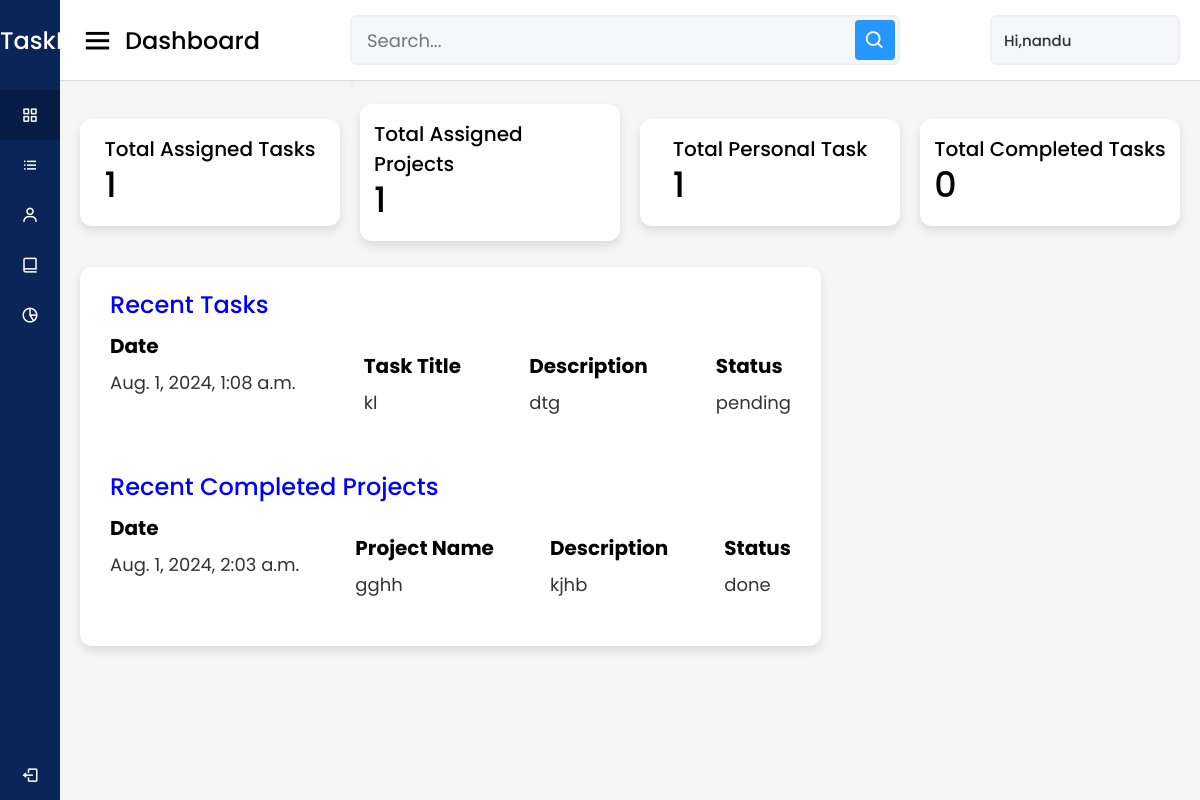
The app's page / (signed in), older data.
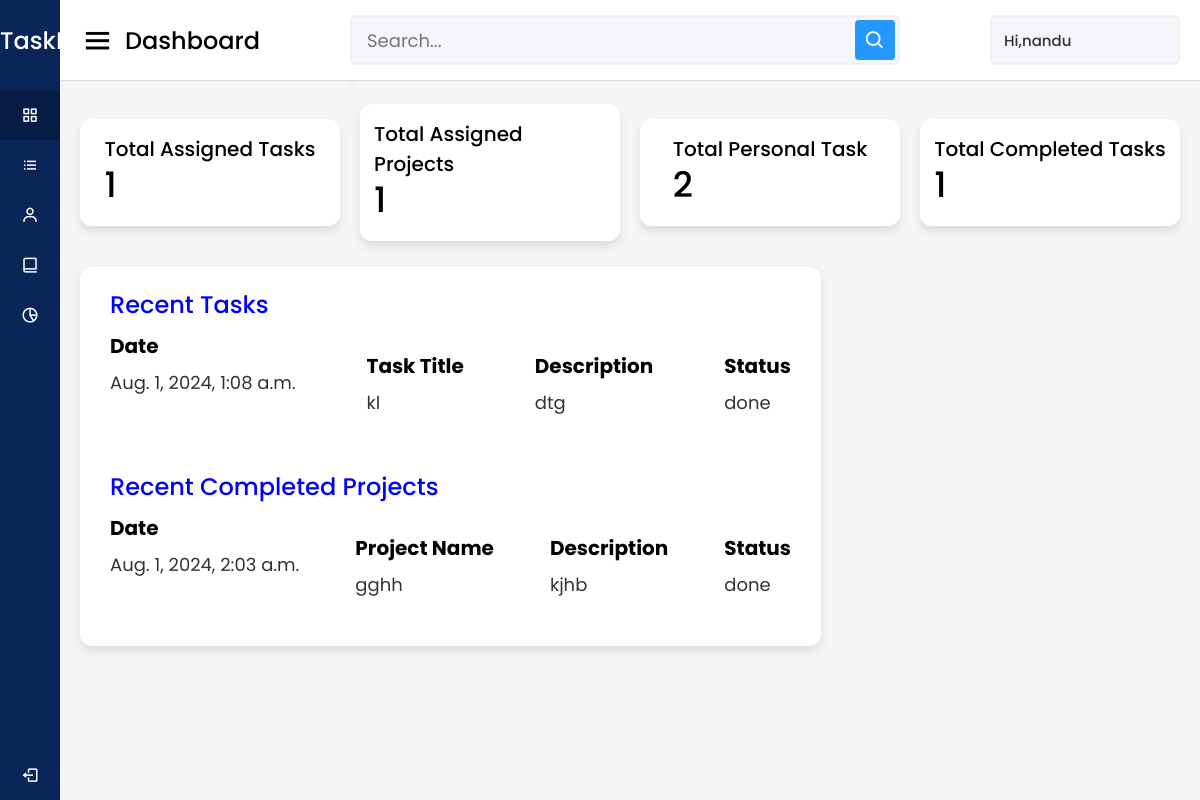
The same page, newer data.
### admin_app/models.py (models this page shows, shortened)
class Task(models.Model):
    PRIORITY_CHOICES = (
        ('low', 'Low'),
        ('medium', 'Medium'),
        ('high', 'High'),
    )
    STATUS_CHOICES=(
        ('pending','Pending'),
        ('done','Done'),
        ('not started','Not started'),
        ('skipped','Skipped'),
    )
    task_id = models.AutoField(primary_key=True)
    task_title = models.CharField(max_length=100)
    description = models.TextField()
    user_id = models.ForeignKey('user_app.User', on_delete=models.CASCADE, blank=True,null=True)
    team_id = models.ForeignKey(Team,on_delete=models.CASCADE, blank=True,null=True)
    priority = models.CharField(max_length=6, choices=PRIORITY_CHOICES)
    category = models.CharField(max_length=255)
    deadline = models.DateTimeField()
    status = models.CharField(max_length=50, choices=STATUS_CHOICES)
    created_at = models.DateTimeField(auto_now_add=True)
    updated_at = models.DateTimeField(auto_now=True)

### user_app/views.py (the view)
# urls.py: 2. Add a URL to urlpatterns:  path('', views.home, name='home')
def home(request):
    user_id = request.session.get("user_id")
    if user_id:
        user = User.objects.get(user_id=user_id)
        total_tasks = Task.objects.filter(user_id=user_id).count()
        total_projects = Project.objects.filter(user_id=user_id).count()
        total_completed_tasks = Task.objects.filter(user_id=user_id, status='done').count()
        total_personal_tasks = Personal_task.objects.filter(user_id=user).count()
        recent = Task.objects.all().order_by('-created_at')[:1]
        projects = Project.objects.filter(status='done').order_by('-updated_at')
        context = {
            'user': user,
            'recent': recent,
            'pro': projects,
            'total_tasks': total_tasks,
            'total_projects': total_projects,
            'total_personal_tasks': total_personal_tasks,
            'total_completed_tasks': total_completed_tasks,
        }
        search_query = request.GET.get('search_query')
        if search_query and search_query.lower() == 'personal task':
            return redirect('/view_personal_task')
        return render(request, 'index.html', context)
    else:
        return redirect('/login')

### templates/index.html (shortened to what the changed rows need)
<!DOCTYPE html>
<html lang="en" dir="ltr">
  <head>
    <link rel="stylesheet" href="https://cdnjs.cloudflare.com/ajax/libs/font-awesome/4.7.0/css/all.min.css">
    <link href="https://cdn.jsdelivr.net/npm/bootstrap@5.0.2/dist/css/bootstrap.min.css" rel="stylesheet"integrity="sha384-EVSTQN3/azprG1Anm3QDgpJLIm9Nao0Yz1ztcQTwFspd3yD65VohhpuuCOmLASjC">
        <link rel="stylesheet" type="text/css" href="css/font-awesome.min.css" />
        <link rel="stylesheet" href="https://cdnjs.cloudflare.com/ajax/libs/font-awesome/4.7.0/css/font-awesome.min.css">
     <link rel="stylesheet" href="https://use.fontawesome.com/releases/v5.7.2/css/all.css">
    <link rel="stylesheet" href="https://www.w3schools.com/icons/tryit.asp?icon=fas_fa-house-user&unicon=f965">
    {% load static %}
    <link rel="stylesheet" href="{% static 'css/style.css' %}" />
    <link href="https://unpkg.com/boxicons@2.0.7/css/boxicons.min.css" rel="stylesheet" />
  </head>
  <body>
    <section class="home-section">
      <div class="home-content">
        <div class="overview-boxes">
          <div class="box">
            <div class="right-side" >
              <div class="box-topic">Total Personal Task</div>
              <div class="number">{{ total_personal_tasks }}</div>
            </div>
          </div>
          <div class="box">
            <div class="right-side">
              <div class="box-topic">Total Completed Tasks</div>
              <div class="number">{{ total_completed_tasks }}</div>
            </div>
          </div>
        </div>
        <div class="sales-boxes">
          <div class="recent-sales box">
            {% for x in recent %}
            <div class="sales-details">
              <ul class="details" style="margin-top:1px; margin-bottom:40px;">
                <li class="topic" ><b>Date</b></li>
                <li ><a href="#">{{ x.created_at }}</a></li>
              </ul>
              <ul class="details">
                  <li class="topic"><b>Task Title</b></li>
                <li><a href="#">{{x.task_title}}</a></li>
              </ul>
              <ul class="details">
                  <li class="topic"><b>Description</b></li>
                <li><a href="#">{{x.description}}</a></li>
              </ul>
              <ul class="details">
                  <li class="topic"><b>Status</b></li>
                <li><a href="#">{{x.status}}</a></li>
              </ul>
            </div>
            {% endfor %}<br>
          </div>
        </div>
      </div>
    </section>
  </body>
</html>

Row changes from the older to the newer data that the page shows:
changed Task "kl": status "pending" → "done"
Text that changed along with them:
{{ total_personal_tasks }}: "1" → "2"
{{ total_completed_tasks }}: "0" → "1"
